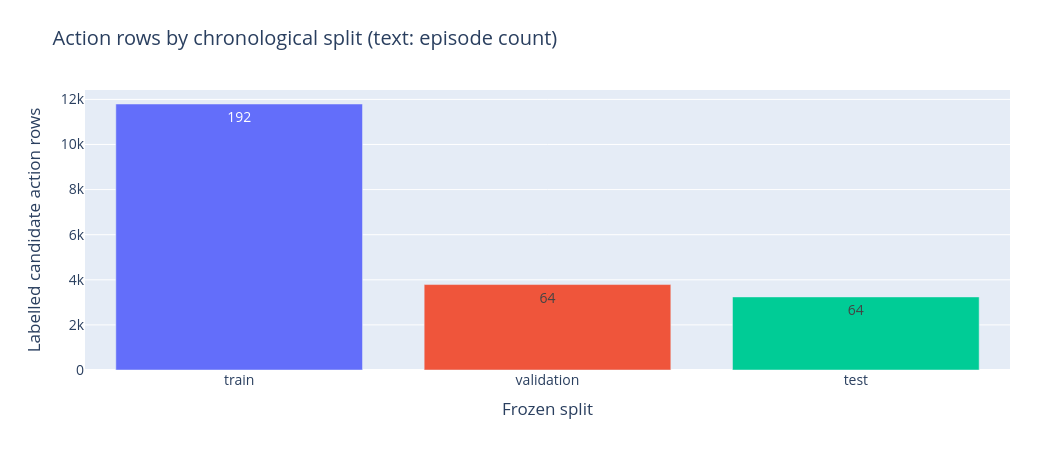

Write notebook code for a chart like this one.
### Markdown cell above
## Data, legal features, and target
The frozen study selects up to 64 episodes per retained day. September 16–18 supply training, September 19 validation, and September 20 the untouched model-selection test. Duplicate episodes are assigned to their earliest source day before sampling. Both seats and all sampled choices stay with their episode. This is episode-disjoint chronological evaluation, not a claim of code-lineage-disjoint generalization.

Features use only current public state, own private state, and our proposed orders. The teacher may use the opponent’s recorded simultaneous actions and private state only to reconstruct labels. It first reproduces both actual next cash balances, then swaps one adjacent pair of distinct cash-product SELL orders in a sale-only queue. It cannot change our quantities, staffing, production, purchases, or routes.

Up to 32 eligible decisions per seat are sampled without using outcomes. The sum of their one-turn gains is **not** a full-season return, and the hindsight best swap is only a local action-space upper bound.

### Code cell
fig=go.Figure()
d=DATA.get("dataset",{})
for split in ("train","validation","test"):
    row=d.get(split,{})
    fig.add_bar(name=split,x=[split],y=[row.get("rows",0)],text=[row.get("episodes",0)],textposition="auto")
fig.update_layout(title="Action rows by chronological split (text: episode count)",xaxis_title="Frozen split",yaxis_title="Labelled candidate action rows",showlegend=False)
show(fig)
print("No rows in preflight means pending, not a trained zero-row model.")

### Figure 1 — Plotly figure (JSON) as saved in the notebook; plotly's stock layout.template omitted (floating-point values rounded to 4 significant figures)
{"data": [{"name": "train", "text": ["192"], "textposition": "auto", "type": "bar", "x": ["train"], "y": [11795]}, {"name": "validation", "text": ["64"], "textposition": "auto", "type": "bar", "x": ["validation"], "y": [3789]}, {"name": "test", "text": ["64"], "textposition": "auto", "type": "bar", "x": ["test"], "y": [3241]}], "layout": {"font": {"size": 14}, "height": 460, "margin": {"b": 90, "l": 85, "r": 40, "t": 90}, "showlegend": false, "title": {"text": "Action rows by chronological split (text: episode count)"}, "width": 1050, "xaxis": {"title": {"text": "Frozen split"}}, "yaxis": {"title": {"text": "Labelled candidate action rows"}}}}
